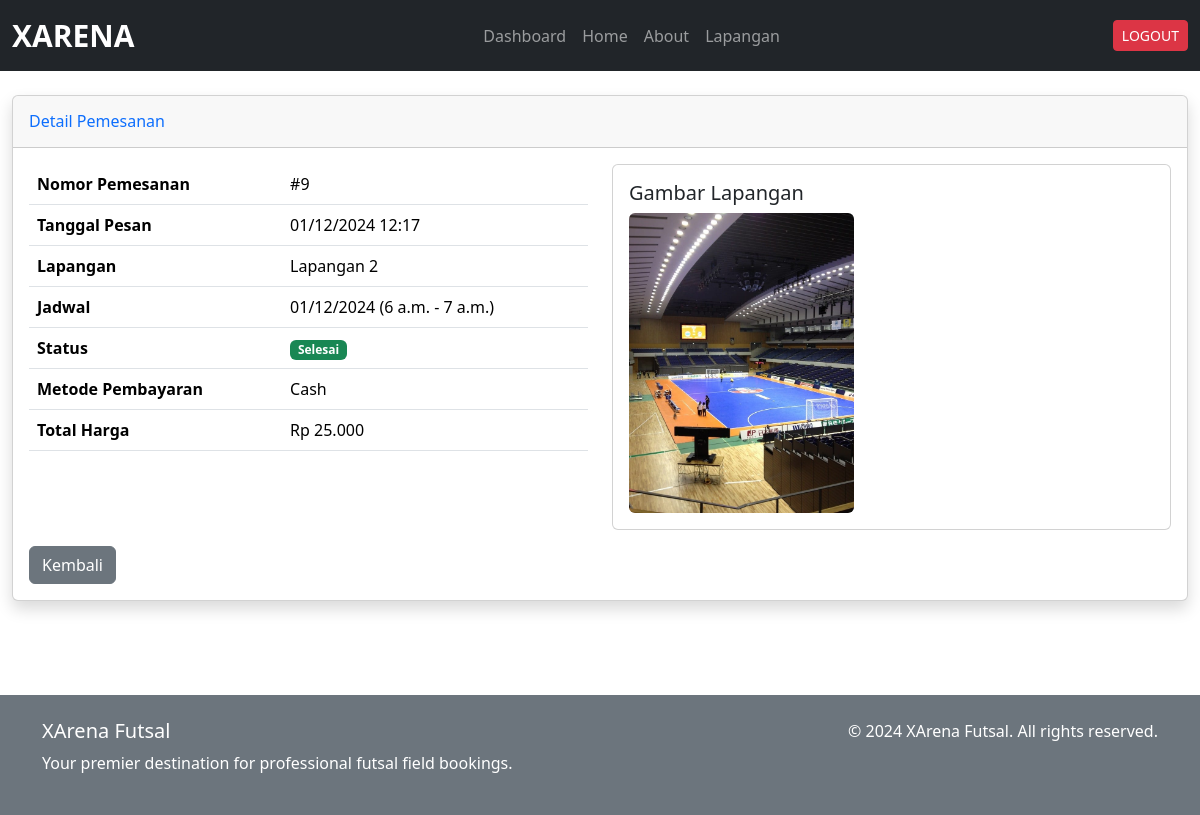
The app's page /pemesanan/9/ (signed in), older data.
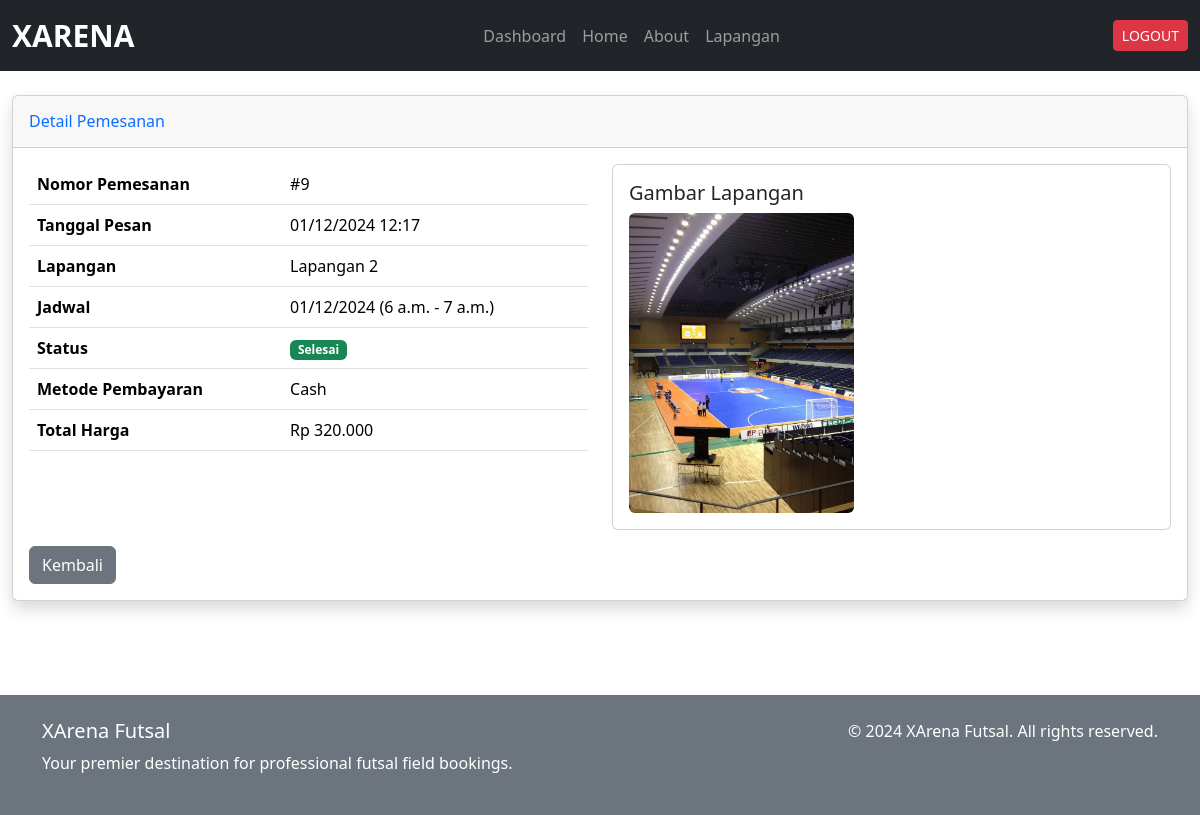
The same page, newer data.
### xarena_app/models.py (models this page shows, shortened)
class Pemesanan(models.Model):
    user = models.ForeignKey(
        settings.AUTH_USER_MODEL,
        on_delete=models.CASCADE,
        related_name='pemesanan_user',
        help_text="User yang melakukan pemesanan"
    )
    staff = models.ForeignKey(
        settings.AUTH_USER_MODEL,
        on_delete=models.CASCADE,
        null=True,
        blank=True,
        related_name='pemesanan_staff',
        help_text="Staff yang memproses pemesanan"
    )
    jadwal = models.ForeignKey(Jadwal, on_delete=models.CASCADE, help_text="Jadwal pemesanan")
    metode_pembayaran = models.CharField(max_length=20, choices=(
        ('transfer', 'Transfer Bank'),
        ('cash', 'Cash'),
    ), default='transfer')
    status = models.CharField(max_length=20, choices=(
        ('pending', 'Pending'),
        ('diterima', 'Diterima'),
        ('selesai', 'Selesai'),
        ('dibatalkan', 'Dibatalkan'),
    ), default='pending')
    created_at = models.DateTimeField(auto_now_add=True)
    updated_at = models.DateTimeField(auto_now=True)
    def hitung_harga(self):
        durasi = timedelta(
            hours=self.jadwal.jam_selesai.hour, minutes=self.jadwal.jam_selesai.minute
        ) - timedelta(
            hours=self.jadwal.jam_mulai.hour, minutes=self.jadwal.jam_mulai.minute
        )
        total_jam = Decimal(str(durasi.total_seconds() / 3600))
        return self.jadwal.lapangan.harga_per_jam * total_jam

class Jadwal(models.Model):
    lapangan = models.ForeignKey(Lapangan, on_delete=models.CASCADE)
    tanggal = models.DateField()
    jam_mulai = models.TimeField()
    jam_selesai = models.TimeField()
    is_available = models.BooleanField(default=True)

class Lapangan(models.Model):
    nama = models.CharField(max_length=100)
    deskripsi = models.TextField(max_length=500)
    harga_per_jam = models.DecimalField(max_digits=10, decimal_places=2)
    gambar = models.ImageField(upload_to='lapangan_images/', blank=True, null=True)
    is_available = models.BooleanField(default=True)

### xarena_app/views.py (the view)
# urls.py: path('pemesanan/<int:pemesanan_id>/', views.detail_pemesanan_user, name='detail_pemesanan_user'),
@login_required
def detail_pemesanan_user(request, pemesanan_id):
    if request.user.is_staff or request.user.is_superuser:
        raise PermissionDenied
    pemesanan = get_object_or_404(Pemesanan, id=pemesanan_id, user=request.user)
    return render(request, 'user/detail_pemesanan_user.html', {
        'pemesanan': pemesanan
    })

### xarena_app/templatetags/currency_filters.py (called while the page is built)
@register.filter
def rupiah(value):
    try:
        return f"Rp {int(value):,}".replace(',', '.')
    except (ValueError, TypeError):
        return "-"

### templates/user/detail_pemesanan_user.html (shortened to what this page needs)
{% extends '../base.html' %} {% load currency_filters %} {% block content %}
<div class="container-fluid mt-4">
  <div class="card shadow mb-4">
    <div class="card-header py-3">
      <h6 class="m-0 font-weight-bold text-primary">Detail Pemesanan</h6>
    </div>
    <div class="card-body">
      <div class="row">
        <div class="col-md-6">
          <table class="table">
            <tr>
              <th>Nomor Pemesanan</th>
              <td>#{{ pemesanan.id }}</td>
            </tr>
            <tr>
              <th>Tanggal Pesan</th>
              <td>{{ pemesanan.created_at|date:"d/m/Y H:i" }}</td>
            </tr>
            <tr>
              <th>Lapangan</th>
              <td>{{ pemesanan.jadwal.lapangan.nama }}</td>
            </tr>
            <tr>
              <th>Jadwal</th>
              <td>
                {{ pemesanan.jadwal.tanggal|date:"d/m/Y" }} ({{ pemesanan.jadwal.jam_mulai }} - {{ pemesanan.jadwal.jam_selesai }})
              </td>
            </tr>
            <tr>
              <th>Status</th>
              <td>
                <span
                  class="badge {% if pemesanan.status == 'pending' %}bg-warning{% elif pemesanan.status == 'diterima' %}bg-info{% elif pemesanan.status == 'dibatalkan' %}bg-danger{% else %}bg-success{% endif %}"
                >
                  {{ pemesanan.status|capfirst }}
                </span>
              </td>
            </tr>
            <tr>
              <th>Metode Pembayaran</th>
              <td>{{ pemesanan.metode_pembayaran|capfirst }}</td>
            </tr>
            <tr>
              <th>Total Harga</th>
              <td>{{ pemesanan.hitung_harga|rupiah }}</td>
            </tr>
          </table>
        </div>
        <div class="col-md-6">
          <div class="card">
            <div class="card-body">
              <h5 class="card-title">Gambar Lapangan</h5>
              <img
                src="{{ pemesanan.jadwal.lapangan.gambar.url }}"
                class="img-fluid rounded"
                style="max-height: 300px;"
                alt="Gambar Lapangan"
              />
            </div>
          </div>
        </div>
      </div>
      <div class="mt-3">
        <a href="{% url 'dashboard_user' %}" class="btn btn-secondary"
          >Kembali</a
        >
      </div>
    </div>
  </div>
</div>
{% endblock %}

Row changes from the older to the newer data that the page shows:
changed through a linked row, Pemesanan "Cash": hitung_harga|rupiah "Rp 25.000" → "Rp 320.000"
